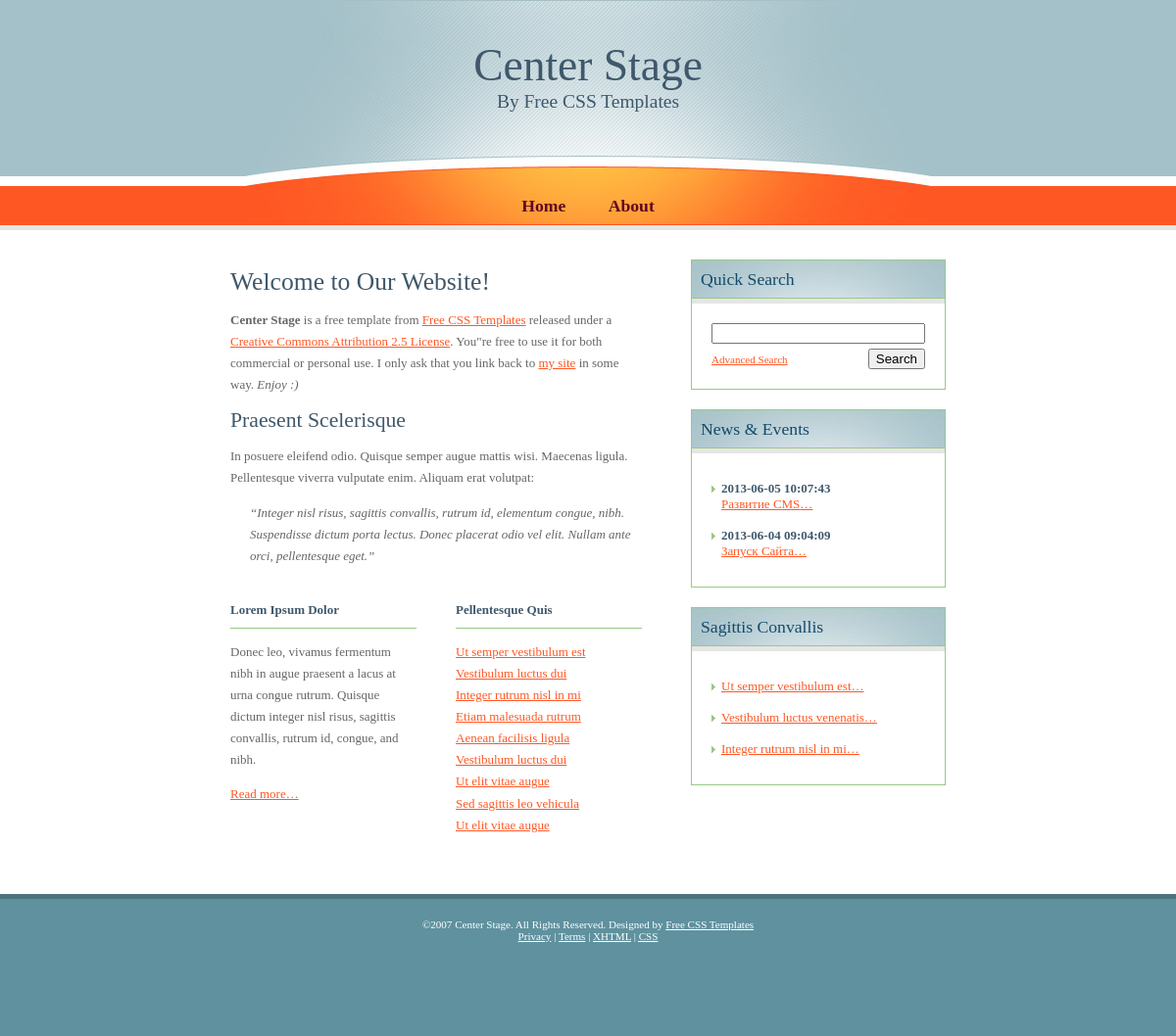
The page / on the database its author committed.
### tables this page shows
CREATE TABLE IF NOT EXISTS `pages` (
  `id_page` smallint(6) NOT NULL AUTO_INCREMENT,
  `title_page` tinytext,
  `keyw_page` varchar(255) DEFAULT NULL,
  `desc_page` varchar(255) DEFAULT NULL,
  `text_page` mediumtext,
  PRIMARY KEY (`id_page`)
);

CREATE TABLE IF NOT EXISTS `menu` (
  `id_menu` int(11) NOT NULL AUTO_INCREMENT,
  `name_menu` varchar(15) DEFAULT NULL,
  `activ_menu` tinyint(1) DEFAULT NULL,
  `link_menu` varchar(50) NOT NULL,
  PRIMARY KEY (`id_menu`)
);

CREATE TABLE IF NOT EXISTS `news` (
  `id_news` int(11) NOT NULL AUTO_INCREMENT,
  `title_news` varchar(45) DEFAULT NULL,
  `text_news` text,
  `date_news` datetime DEFAULT NULL,
  PRIMARY KEY (`id_news`)
);

### queryDB.php (called while the page is built, shortened)
<?php
    class QueryDB extends DB
{
        function Select($sql)
        {
            $result = mysql_query($sql);
            $n = mysql_num_rows($result);
            $arrayOut = array();
            for ($i = 0; $i < $n; $i++)
            {
                $row = mysql_fetch_assoc($result);
                $arrayOut[] = $row;
            }
        return $arrayOut;
        }
}
    class Content extends QueryDB
{
        function PageLoad($id)
        {
            return QueryDB::Select("SELECT * FROM pages WHERE id_page=$id");
        }
        function NewsLoadAll($limit)
        {
            return QueryDB::Select("SELECT * FROM news ORDER BY date_news DESC LIMIT $limit");
        }
        function MenuLoad()
        {
            return QueryDB::Select("SELECT * FROM menu WHERE activ_menu = 1");
        }
}

### theme/default/index.php (the view, shortened to what this page needs)
<!DOCTYPE html PUBLIC "-//W3C//DTD XHTML 1.0 Strict//EN" "http://www.w3.org/TR/xhtml1/DTD/xhtml1-strict.dtd">
<html xmlns="http://www.w3.org/1999/xhtml">
<head>
<link href="theme/default/default.css" rel="stylesheet" type="text/css" />
</head>
<body>
<div id="header">
  <div id="logo">
    <h1><a href="http://web-mastery.info/">Center Stage</a></h1>
    <h2><a href="http://www.freecsstemplates.org/">By Free CSS Templates</a></h2>
  </div>
  <div id="menu">
    <ul><?foreach ($menu as $menu):?>
	  <li><a href=<?=$menu['link_menu']?>><?=$menu['name_menu']?></a></li>
	  <?endforeach?>
</ul>
  </div>
</div>
<div id="page">
  <div id="content">
      <?=$content['text']?>
  </div>
  <div id="sidebar">
    <div id="search" class="boxed">
      <h2 class="title">Quick Search</h2>
      <div class="content">
        <form id="searchform" method="get" action="">
          <fieldset>
          <input id="searchinput" type="text" name="searchinput" value="" />
          <input id="searchsubmit" type="submit" value="Search" />
          <p><a href="http://web-mastery.info/">Advanced Search</a></p>
          </fieldset>
        </form>
      </div>
    </div>
    <div id="news" class="boxed">
      <h2 class="title">News &amp; Events</h2>
      <div class="content">
        <ul>
        <?foreach($news as $s_news):?>
          <li class="first">
            <h3><?=$s_news['date_news']?></h3>
            <p><a href="?action=news&id=<?=$s_news['id_news']?>"><?=$s_news['title_news']?>&hellip;</a></p>
          </li>
        <?endforeach?>
        </ul>
      </div>
    </div>
    <div id="extra" class="boxed">
      <h2 class="title">Sagittis Convallis</h2>
      <div class="content">
        <ul class="list">
          <li class="first"><a href="http://web-mastery.info/">Ut semper vestibulum est&hellip;</a></li>
          <li><a href="http://web-mastery.info/">Vestibulum luctus venenatis&hellip;</a></li>
          <li><a href="http://web-mastery.info/">Integer rutrum nisl in mi&hellip;</a></li>
        </ul>
      </div>
    </div>
  </div>
  <div style="clear: both;">&nbsp;</div>
</div>
<div id="footer">
  <p id="legal">&copy;2007 Center Stage. All Rights Reserved. Designed by <a href="http://www.freecsstemplates.org/">Free CSS Templates</a></p>
  <p id="links"><a href="http://web-mastery.info/">Privacy</a> | <a href="http://web-mastery.info/">Terms</a> | <a href="http://validator.w3.org/check/referer" title="This page validates as XHTML 1.0 Transitional"><abbr title="eXtensible HyperText Markup Language">XHTML</abbr></a> | <a href="http://jigsaw.w3.org/css-validator/check/referer" title="This page validates as CSS"><abbr title="Cascading Style Sheets">CSS</abbr></a></p>
</div>
</body>
</html>

### index.php (shortened to what this page needs)
<?php
require_once('queryDB.php');
        $sql = new Content;
        $action = $_GET['action'];
        $news = $sql->NewsLoadAll(3);
        $menu = $sql->MenuLoad();
    if(empty($_GET['id']))
        $id=1;
    else
        $id = $_GET['id'];
    switch($action)
    {
        default:
        foreach ($sql->PageLoad($id) as $Tcontent):$content = array('text' => $Tcontent['text_page']);
            include_once('theme\default\index.php');
        endforeach;
    }
?>

### theme/default/default.css (style rules this page uses)
body { margin: 0; padding: 0; background: #FFFFFF url(images/img01.gif) repeat-x; font-family: Georgia, "Times New Roman", Times, serif; font-size: 13px; color: #666666; }
h1, h2, h3 { margin: 0; font-weight: normal; color: #3F586B; }
h1 { font-size: 197%; }
h2 { font-size: 167%; }
h3 { font-size: 100%; font-weight: bold; }
p, ol, ul { line-height: 170%; }
ul { margin-left: 0; padding-left: 0; list-style: none; }
ul li { padding-left: 15px; background: url(images/img07.gif) no-repeat 0px 7px; }
blockquote { margin: 0; padding-left: 20px; font-style: italic; }
a { color: #FF5723; }
#header { width: 700px; height: 235px; margin: 0 auto; background: #A4C0C8 url(images/img02.jpg) no-repeat; }
#logo { height: 190px; }
#logo h1, #logo h2 { text-align: center; }
#logo h1 { padding-top: 40px; font-size: 350%; }
#logo h2 { font-size: 150%; }
#logo a { text-decoration: none; color: #3F586B; }
#menu { padding-top: 0; }
#menu ul { margin: 0; padding: 10px 0 0 0; list-style: none; line-height: normal; text-align: center; }
#menu li { display: inline; margin: 0; padding: 0; }
#menu a { padding: 0 20px; text-decoration: none; font-size: 136%; font-weight: bold; color: #610720; }
#page { width: 730px; margin: 0 auto; padding: 30px 0; }
#content { float: left; width: 420px; padding-top: 8px; }
.twocols .title { padding-bottom: 10px; border-bottom: 1px solid #97C984; }
.twocols .col1, .twocols .col2 { width: 190px; }
.twocols .col1 { float: left; }
.twocols .col2 { float: right; }
.twocols ul li { padding-left: 0; }
#sidebar { float: right; width: 260px; }
.boxed { margin: 0 0 20px 0; }
.boxed .title { width: 250px; height: 35px; margin: 0; padding: 10px 0 0 10px; background: #A8C3CB url(images/img03.jpg) no-repeat; font-size: 136%; color: #144B6B; }
.boxed .content { padding: 20px; border: 1px solid #97C984; border-top: none; }
.boxed h3 { margin: 0; }
.boxed p, .boxed ul, .boxed ol { margin: 0; padding: 0; list-style: none; line-height: normal; }
.boxed ul li { padding: 8px 0 8px 10px; background: url(images/img04.gif) no-repeat 0px 13px; }
.boxed ul li.first { border: none; }
#search form { margin: 0; padding: 0; }
#search fieldset { margin: 0; padding: 0; border: none; }
#search p { float: left; padding-top: 5px; font-size: 85%; }
#searchinput { width: 210px; margin-bottom: 5px; }
#searchsubmit { float: right; }
#footer { height: 100px; padding: 20px; background: #5F919E; border-top: 5px solid #4C747E; }
#footer p { margin: 0; text-align: center; line-height: normal; font-size: 85%; color: #FFFFFF; }
#footer a { color: #FFFFFF; }

### rows shown on the page
pages: text_page "Welcome to Our Website! Center Stage is a free template from Free CSS Templates released under a Creative Commons Attribution 2.5 License . You\"re free to use it for both commercial or personal use. I only ask that you link back to my site in some way. Enjoy :) Praesent Scelerisque In posuere eleifend odio. Quisque semper augue mattis wisi. Maecenas ligula. Pellentesque viverra vulputate enim. Aliquam erat volutpat: “Integer nisl risus, sagittis convallis, rutrum id, elementum congue, nibh. Suspendisse dictum porta lectus. Donec placerat odio vel elit. Nullam ante orci, pellentesque eget.” Lorem Ipsum Dolor Donec leo, vivamus fermentum nibh in augue praesent a lacus at urna congue rutrum.…"
menu: name_menu "Home"
menu: name_menu "About"
news: date_news "2013-06-05 10:07:43", title_news "Развитие CMS"
news: date_news "2013-06-04 09:04:09", title_news "Запуск Сайта"
